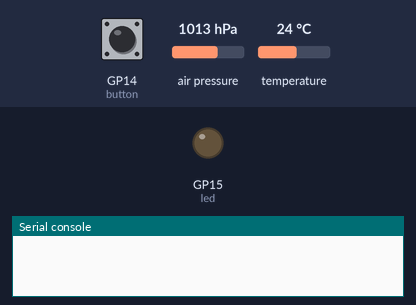
Simulated run of this program. Board: Raspberry Pi Pico running MicroPython. Shown: output pins drawn as LEDs (lit = HIGH), the last lines printed to the serial console. The test bench sets the inputs (shaded band); at power-on: GP14 (button) LOW, air pressure 1013 hPa, temperature 24 °C. Library files of the repository ran but are not shown: bmp280.py.

Above: at 1.2 s.
1.3 s: GP14 (button) pulled HIGH for 0.15 s
At 2.2 s:
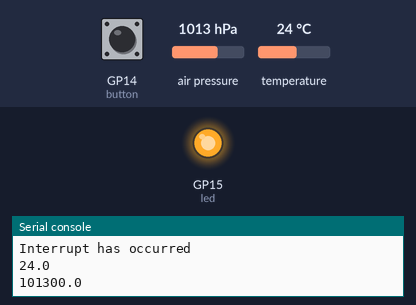
2.9 s: GP14 (button) pulled HIGH for 1 s
At 3.4 s:
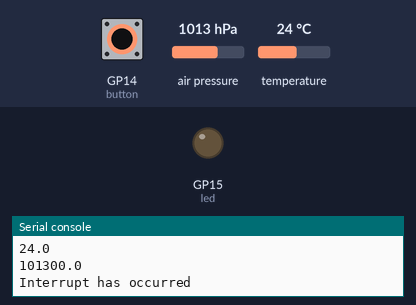
5.4 s: GP14 (button) pulled HIGH for 3.2 s
At 6.6 s:
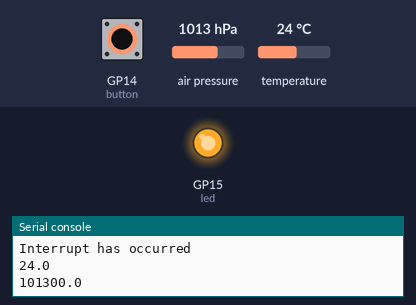
Timing chart, 0 to 8.4 s (numbered marks = the images above; inputs shaded):
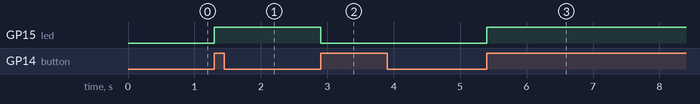

The program:

main.py
```python
# Based on code from https://github.com/dafvid/micropython-bmp280/tree/master
from machine import I2C, Pin, Timer
from bmp280 import *
import time

bus = I2C(0)
bmp = BMP280(bus)

button = Pin(14,Pin.IN) #Pi Pico 2
#button = Pin(26,Pin.IN,Pin.PULL_UP) #Xiao RP2350
led= machine.Pin(15, machine.Pin.OUT) #Pi Pico 2
#led= machine.Pin(27, machine.Pin.OUT) #Xiao RP2350

readbmp= 0
buttontime= time.ticks_ms()


bmp.use_case(BMP280_CASE_INDOOR)
bmp.oversample(BMP280_OS_ULTRALOW)

bmp.temp_os = BMP280_TEMP_OS_SKIP
bmp.press_os = BMP280_PRES_OS_SKIP

def myFunction(button):
    global readbmp
    global buttontime

    #led.value(not led.value())

    if time.ticks_diff(time.ticks_ms(), buttontime) > 500: # this IF will be true every 5	00 ms
        buttontime= time.ticks_ms() #update with the "current" time

        print("Interrupt has occurred")

        if readbmp == 0: # alternate between reading BMP280 and not reading, for every button press
            readbmp = 1
        else:
            readbmp = 0

        led.value(not led.value())

"""
bmp.standby = BMP280_STANDBY_250
bmp.iir = BMP280_IIR_FILTER_2

bmp.spi3w = BMP280_SPI3W_ON

bmp.power_mode = BMP280_POWER_FORCED
# or
bmp.force_measure()

bmp.power_mode = BMP280_POWER_NORMAL
# or
bmp.normal_measure()
# also
bmp.in_normal_mode()

bmp.power_mode = BMP280_POWER_SLEEP
# or
bmp.sleep()"""

if __name__ == "__main__":

    initialtime= time.ticks_ms() #https://docs.micropython.org/en/latest/library/time.html

    while True:
        button.irq(trigger=Pin.IRQ_RISING, handler=myFunction)


        if time.ticks_diff(time.ticks_ms(), initialtime) > 2000: # this IF will be true every 1000 ms
            initialtime= time.ticks_ms() #update with the "current" time

            #led.value(not led.value())

            if readbmp == 1:

                print(bmp.temperature)
                print(bmp.pressure)

                readbmp= 0

                #True while measuring
                #bmp.is_measuring

            #True while copying data to registers
            #bmp.is_updating
```

Measured:
- after the input at 1.3 s, GP15 (led): LOW → HIGH at once
- after the input at 2.9 s, GP15 (led): HIGH → LOW at once
- after the input at 5.4 s, GP15 (led): LOW → HIGH at once
